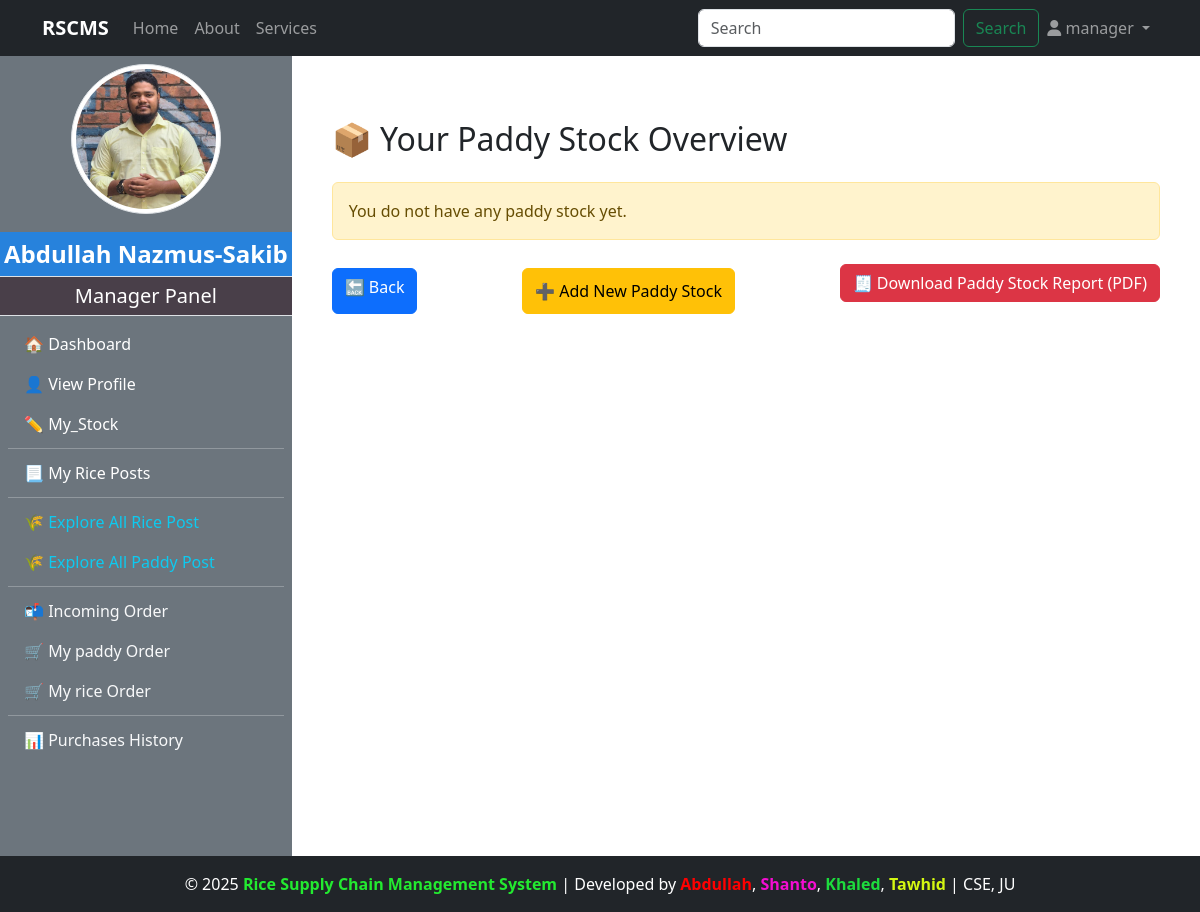
The app's page /manager/paddy_stock_report/ (signed in), older data.
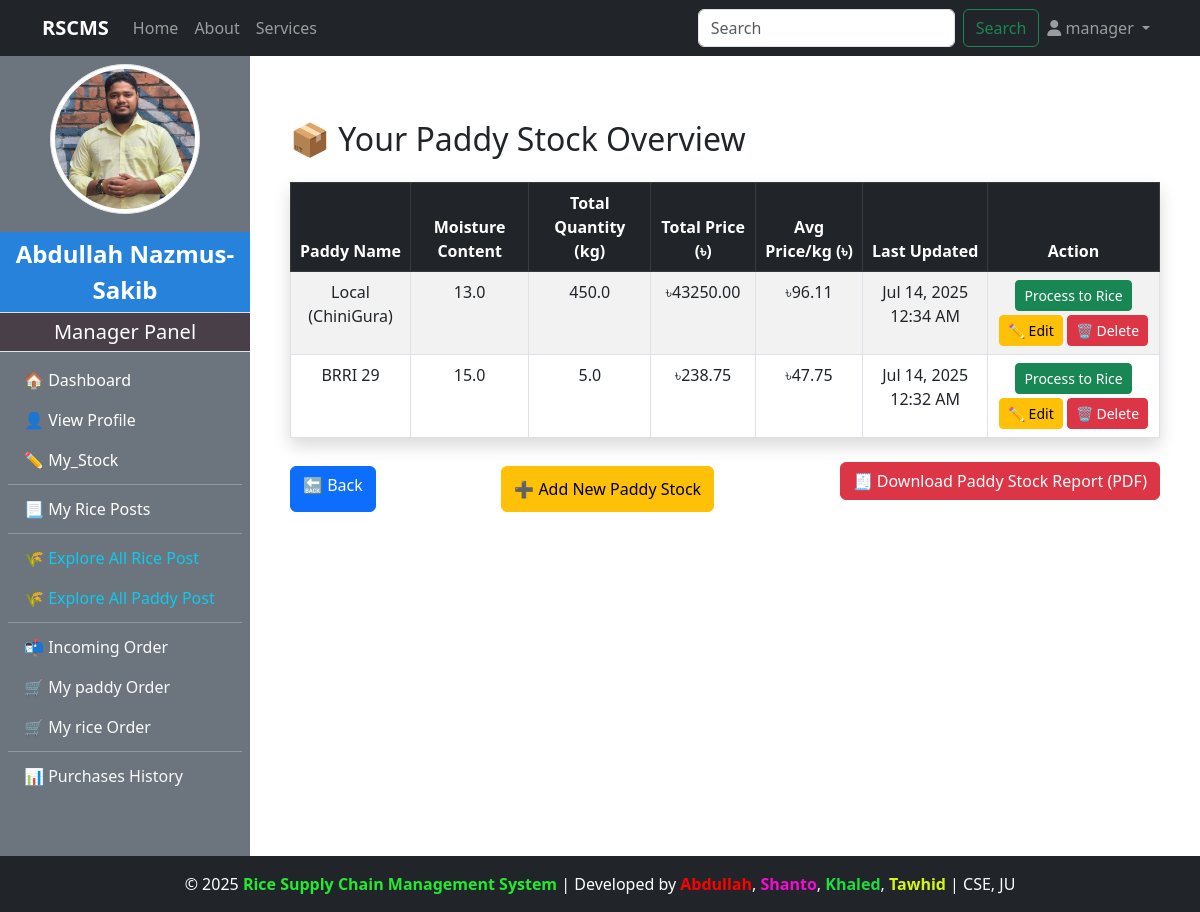
The same page, newer data.
### manager/models.py (models this page shows, shortened)
class PaddyStockOfManager(models.Model):
    manager = models.ForeignKey(
        CustomUser,on_delete=models.CASCADE,
        limit_choices_to={"role":"manager"},
        related_name="paddy_stock"
        )
    paddy_name = models.CharField(max_length=100)
    moisture_content = models.DecimalField(max_digits=4, decimal_places=1, help_text="Moisture content (%)",null=True,blank=True)
    rice_type = models.CharField(max_length=100,blank=True,null=True)
    total_quantity = models.FloatField(help_text="In kg")
    total_price = models.DecimalField(max_digits=10,decimal_places=2)
    average_price_per_kg = models.DecimalField(max_digits=6,decimal_places=2)
    description = models.TextField(blank=True,null=True)
    is_active = models.BooleanField(default=True)
    created_at = models.DateTimeField(auto_now_add=True)
    updated_at = models.DateTimeField(auto_now=True)
    class Meta:
        verbose_name = "Manager's Paddy Stock"
        verbose_name_plural = "Manager's Paddy Stocks"

### manager/views.py (the view)
# urls.py: path('paddy_stock_report/', views.paddy_stock_report, name='paddy_stock_report'),
@login_required
@user_passes_test(lambda u: u.role == "manager")
def paddy_stock_report(request):
    paddy_stocks = PaddyStockOfManager.objects.filter(manager=request.user).order_by('-updated_at')
    context = {
        'paddy_stocks':paddy_stocks,
    }
    return render(request,"manager/stock/paddy_stock_report.html",context)

### admin_panel/context_processors.py (called while the page is built)
def admin_profile(request):
    if request.user.is_authenticated:
        try:
            admin = AdminProfile.objects.get(user=request.user)
            return {'admin': admin}
        except AdminProfile.DoesNotExist:
            return {}
    return {}

### customer/context_processors.py (called while the page is built)
def customer_profile(request):
    if request.user.is_authenticated:
        try:
            customer = CustomerProfile.objects.get(user=request.user)
            return {'customer': customer}
        except CustomerProfile.DoesNotExist:
            return {}
    return {}

### manager/context_processors.py (called while the page is built)
def manager_profile(request):
    if request.user.is_authenticated:
        try:
            manager = ManagerProfile.objects.get(user=request.user)
            return {'manager': manager}
        except ManagerProfile.DoesNotExist:
            return {}
    return {}

### manager/templates/manager/stock/paddy_stock_report.html (shortened to what this page needs)
{% extends "base.html" %}
{% load static %}
{% block content %}
<div class="container mt-5">
    <h2 class="mb-4">📦 Your Paddy Stock Overview</h2>
    {% if paddy_stocks %}
        <table class="table table-bordered table-hover table-striped shadow">
            <thead class="table-dark text-center">
                <tr>
                    <th>Paddy Name</th>
                    <th>Moisture Content</th>
                    <th>Total Quantity (kg)</th>
                    <th>Total Price (৳)</th>
                    <th>Avg Price/kg (৳)</th>
                    <th>Last Updated</th>
                    <th>Action</th>
                </tr>
            </thead>
            <tbody class="text-center">
                {% for stock in paddy_stocks %}
                <tr>
                    <td>{{ stock.paddy_name }}</td>
                    <td>{{ stock.moisture_content }}</td>
                    <td>{{ stock.total_quantity }}</td>
                    <td>৳{{ stock.total_price }}</td>
                    <td>৳{{ stock.average_price_per_kg }}</td>
                    <td>{{ stock.updated_at|date:"M d, Y h:i A" }}</td>
                    <td>
                        <button class="btn btn-success btn-sm" data-bs-toggle="modal" data-bs-target="#processModal{{ stock.id }}">
                            Process to Rice
                        </button>
                        <button class="btn btn-warning btn-sm mt-1" data-bs-toggle="modal" data-bs-target="#editModal{{ stock.id }}">✏️ Edit</button>
                        <button class="btn btn-danger btn-sm mt-1" data-bs-toggle="modal" data-bs-target="#deleteModal{{ stock.id }}">🗑️ Delete</button>
                    </td>
                </tr>
                {% endfor %}
            </tbody>
        </table>
    {% else %}
        <div class="alert alert-warning">You do not have any paddy stock yet.</div>
    {% endif %}
    <div class="mt-4 d-flex justify-content-between">
        <a href="{% url 'manager_stock_management' %}" class="btn btn-primary my-1">🔙 Back</a>
        <button class="btn btn-warning my-1" data-bs-toggle="modal" data-bs-target="#addPaddyModal">
            ➕ Add New Paddy Stock
        </button>
        <form action="{% url 'download_paddy_stock_report' %}" method="get" class="mb-3">
            <button type="submit" class="btn btn-danger">
                🧾 Download Paddy Stock Report (PDF)
            </button>
        </form>
    </div>
</div>
{% endblock %}

Row changes from the older to the newer data that the page shows:
added PaddyStockOfManager: paddy_name "Local (ChiniGura)", moisture_content "13.0", total_quantity "450.0", total_price "43250.00", average_price_per_kg "96.11", updated_at "Jul 14, 2025 12:34 AM"
added PaddyStockOfManager: paddy_name "BRRI 29", moisture_content "15.0", total_quantity "5.0", total_price "238.75", average_price_per_kg "47.75", updated_at "Jul 14, 2025 12:32 AM"
Text that changed along with them:
text no longer shown: "You do not have any paddy stock yet."
text now shown: "Paddy Name Moisture Content Total Quantity (kg) Total Price (৳) Avg Price/kg (৳) Last Updated Action"
